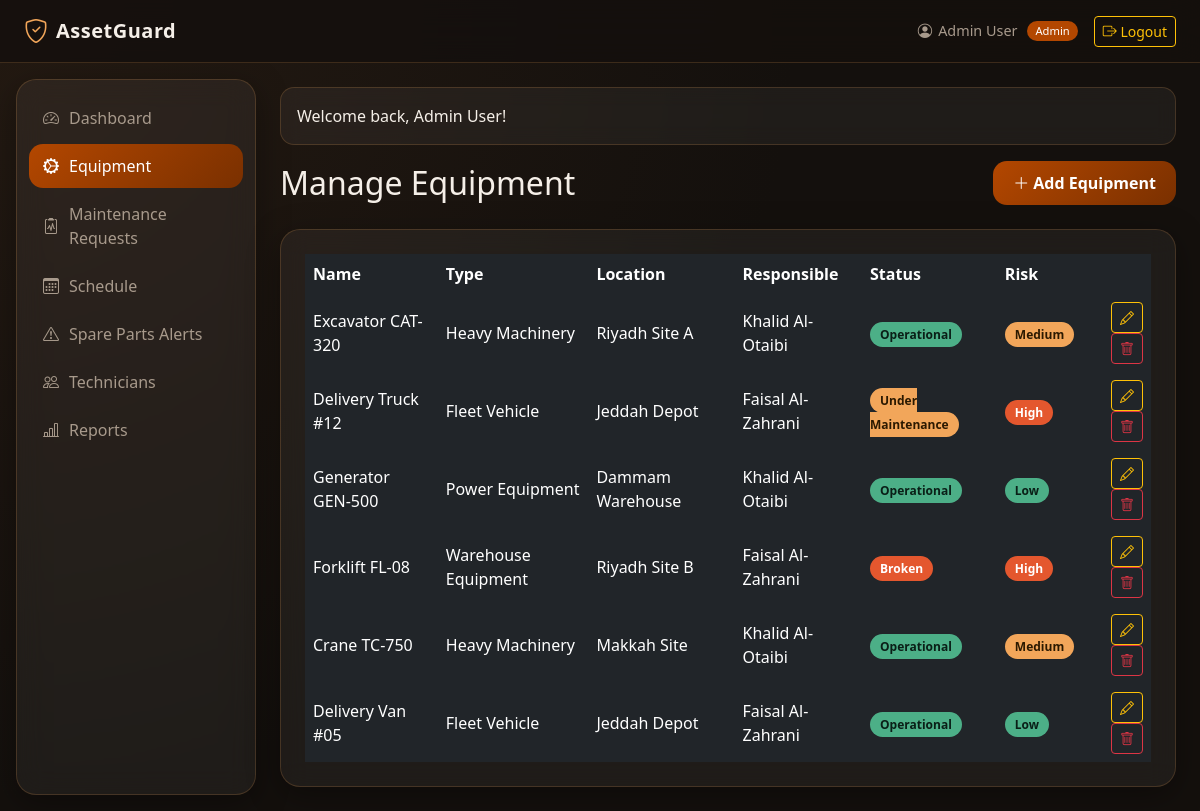
/admin/manage_equipment.php (signed in), run on the app's committed database.
### tables this page shows
CREATE TABLE IF NOT EXISTS equipment (
    id INT AUTO_INCREMENT PRIMARY KEY,
    name VARCHAR(200) NOT NULL,
    type VARCHAR(100),
    location VARCHAR(150),
    status ENUM('Operational', 'Under Maintenance', 'Broken', 'Retired') DEFAULT 'Operational',
    risk_level ENUM('Low', 'Medium', 'High') DEFAULT 'Low',
    responsible_id INT,
    purchase_date DATE,
    created_at TIMESTAMP DEFAULT CURRENT_TIMESTAMP,
    FOREIGN KEY (responsible_id) REFERENCES users(id) ON DELETE SET NULL
);

CREATE TABLE IF NOT EXISTS users (
    id INT AUTO_INCREMENT PRIMARY KEY,
    name VARCHAR(100) NOT NULL,
    email VARCHAR(100) UNIQUE NOT NULL,
    password VARCHAR(255) NOT NULL,
    role ENUM('admin', 'technician') DEFAULT 'technician',
    created_at TIMESTAMP DEFAULT CURRENT_TIMESTAMP
);

### admin/manage_equipment.php (the view, shortened to what this page needs)
<?php
require_once __DIR__ . '/../config/database.php';
require_once __DIR__ . '/../includes/functions.php';
$equipmentList = $pdo->query("
    SELECT e.*, u.name AS responsible_name
    FROM equipment e
    LEFT JOIN users u ON e.responsible_id = u.id
    ORDER BY e.created_at DESC
")->fetchAll();
include __DIR__ . '/../includes/header.php';
?>
<div class="d-flex justify-content-between align-items-center mb-4">
    <h2 class="mb-0">Manage Equipment</h2>
    <button class="btn btn-brand" data-bs-toggle="collapse" data-bs-target="#equipmentForm">
        <i class="bi bi-plus-lg"></i> Add Equipment
    </button>
</div>
<div class="glass-panel p-4">
    <div class="table-responsive">
        <table class="table table-dark table-borderless align-middle mb-0">
            <thead>
                <tr>
                    <th>Name</th>
                    <th>Type</th>
                    <th>Location</th>
                    <th>Responsible</th>
                    <th>Status</th>
                    <th>Risk</th>
                    <th></th>
                </tr>
            </thead>
            <tbody>
                <?php foreach ($equipmentList as $eq): ?>
                <tr>
                    <td><?= htmlspecialchars($eq['name']) ?></td>
                    <td><?= htmlspecialchars($eq['type']) ?></td>
                    <td><?= htmlspecialchars($eq['location']) ?></td>
                    <td><?= htmlspecialchars($eq['responsible_name'] ?? '—') ?></td>
                    <td><span class="<?= getStatusBadge($eq['status']) ?>"><?= $eq['status'] ?></span></td>
                    <td><span class="<?= getRiskLevelBadge($eq['risk_level']) ?>"><?= $eq['risk_level'] ?></span></td>
                    <td class="text-end">
                        <a href="?edit=<?= $eq['id'] ?>" class="btn btn-sm btn-outline-warning"><i class="bi bi-pencil"></i></a>
                        <a href="?delete=<?= $eq['id'] ?>" class="btn btn-sm btn-outline-danger"
                           onclick="return confirm('Delete this equipment?');"><i class="bi bi-trash"></i></a>
                    </td>
                </tr>
                <?php endforeach; ?>
            </tbody>
        </table>
    </div>
</div>
<?php include __DIR__ . '/../includes/footer.php'; ?>

### includes/header.php (shortened to what this page needs)
<?php
$currentUser = getCurrentUser();
?>
<!DOCTYPE html>
<html lang="en" data-bs-theme="dark">
<head>
    <link href="https://cdn.jsdelivr.net/npm/bootstrap@5.3.2/dist/css/bootstrap.min.css" rel="stylesheet">
    <link rel="stylesheet" href="https://cdn.jsdelivr.net/npm/bootstrap-icons@1.11.1/font/bootstrap-icons.css">
    <link rel="stylesheet" href="<?= APP_URL ?>/assets/css/style.css">
</head>
<body>
<nav class="navbar navbar-expand-lg navbar-glass sticky-top">
    <div class="container-fluid px-4">
        <a class="navbar-brand d-flex align-items-center gap-2" href="<?= APP_URL ?>/index.php">
            <i class="bi bi-shield-check brand-icon"></i>
            <span class="brand-text"><?= APP_NAME ?></span>
        </a>
        <?php if ($currentUser): ?>
        <div class="d-flex align-items-center gap-3 ms-auto">
            <span class="user-chip">
                <i class="bi bi-person-circle"></i>
                <?= htmlspecialchars($currentUser['name']) ?>
                <span class="role-tag"><?= htmlspecialchars(ucfirst($currentUser['role'])) ?></span>
            </span>
            <a href="<?= APP_URL ?>/auth/logout.php" class="btn btn-outline-warning btn-sm">
                <i class="bi bi-box-arrow-right"></i> Logout
            </a>
        </div>
        <?php endif; ?>
    </div>
</nav>
<div class="app-layout">
    <?php if ($currentUser): include __DIR__ . '/sidebar.php'; endif; ?>
    <main class="app-content">
        <?php displayFlash(); ?>

### includes/sidebar.php (shortened to what this page needs)
<?php
$currentPage = basename($_SERVER['PHP_SELF']);
?>
<aside class="app-sidebar glass-panel">
    <nav class="nav flex-column gap-1">
        <?php if (isAdmin()): ?>
            <a class="sidebar-link <?= $currentPage === 'dashboard.php' ? 'active' : '' ?>" href="<?= APP_URL ?>/admin/dashboard.php">
                <i class="bi bi-speedometer2"></i> Dashboard
            </a>
            <a class="sidebar-link <?= $currentPage === 'manage_equipment.php' ? 'active' : '' ?>" href="<?= APP_URL ?>/admin/manage_equipment.php">
                <i class="bi bi-gear-wide-connected"></i> Equipment
            </a>
            <a class="sidebar-link <?= $currentPage === 'manage_requests.php' ? 'active' : '' ?>" href="<?= APP_URL ?>/admin/manage_requests.php">
                <i class="bi bi-clipboard2-pulse"></i> Maintenance Requests
            </a>
            <a class="sidebar-link <?= $currentPage === 'manage_schedule.php' ? 'active' : '' ?>" href="<?= APP_URL ?>/admin/manage_schedule.php">
                <i class="bi bi-calendar3"></i> Schedule
            </a>
            <a class="sidebar-link <?= $currentPage === 'spare_parts_alerts.php' ? 'active' : '' ?>" href="<?= APP_URL ?>/admin/spare_parts_alerts.php">
                <i class="bi bi-exclamation-triangle"></i> Spare Parts Alerts
            </a>
            <a class="sidebar-link <?= $currentPage === 'manage_technicians.php' ? 'active' : '' ?>" href="<?= APP_URL ?>/admin/manage_technicians.php">
                <i class="bi bi-people"></i> Technicians
            </a>
            <a class="sidebar-link <?= $currentPage === 'reports.php' ? 'active' : '' ?>" href="<?= APP_URL ?>/admin/reports.php">
                <i class="bi bi-bar-chart-line"></i> Reports
            </a>
        <?php endif; ?>
    </nav>
</aside>

### includes/functions.php (shortened to what this page needs)
<?php
function isLoggedIn(): bool {
    return isset($_SESSION['user_id']);
}
function getCurrentUser(): ?array {
    return [
        'id'   => $_SESSION['user_id'],
        'name' => $_SESSION['user_name'],
        'role' => $_SESSION['user_role'],
    ];
}
function isAdmin(): bool {
    return isLoggedIn() && $_SESSION['user_role'] === 'admin';
}
function getFlash(): ?array {
    $flash = $_SESSION['flash'];
    return $flash;
}
function displayFlash(): void {
    $flash = getFlash();
    if ($flash) {
        echo '<div class="alert alert-' . htmlspecialchars($flash['type']) . ' glass-alert" role="alert">'
            . htmlspecialchars($flash['message']) . '</div>';
    }
}
function getStatusBadge(string $status): string {
    $map = [
        'Operational'      => 'badge-status-good',
        'Under Maintenance' => 'badge-status-warning',
        'Broken'           => 'badge-status-danger',
        'Retired'          => 'badge-status-muted',
        'Open'             => 'badge-status-warning',
        'In Progress'      => 'badge-status-info',
        'Completed'        => 'badge-status-good',
    ];
    return $map[$status] ?? 'badge-status-muted';
}
function getRiskLevelBadge(string $level): string {
    $map = [
        'High'   => 'badge-risk-high',
        'Medium' => 'badge-risk-medium',
        'Low'    => 'badge-risk-low',
    ];
    return $map[$level] ?? 'badge-risk-low';
}

### includes/footer.php (shortened to what this page needs)
    </main>
</div>
</body>
</html>

### assets/style.css (style rules this page uses)
:root { --color-primary: #B34700; --color-primary-dark: #7A3000; --color-accent: #F2A65A; --color-accent-light: #FFD9A8; --color-bg: #14100D; --color-bg-elevated: #1E1712; --color-glass: rgba(255, 255, 255, 0.05); --color-glass-border: rgba(242, 166, 90, 0.18); --color-text: #F5EFE8; --color-text-muted: #A89A8C; --status-good: #4CAF87; --status-warning: #F2A65A; --status-danger: #E4572E; --status-info: #5AA9E6; --status-muted: #6B7280; --radius-md: 14px; --radius-lg: 20px; --transition-fast: 180ms ease; --transition-smooth: 320ms cubic-bezier(0.4, 0, 0.2, 1); }
* { box-sizing: border-box; }
body { background: radial-gradient(circle at top left, #241A12 0%, var(--color-bg) 55%); color: var(--color-text); font-family: 'Segoe UI', system-ui, -apple-system, sans-serif; min-height: 100vh; }
.glass-panel { background: var(--color-glass); border: 1px solid var(--color-glass-border); border-radius: var(--radius-lg); backdrop-filter: blur(14px); -webkit-backdrop-filter: blur(14px); box-shadow: 0 8px 32px rgba(0, 0, 0, 0.35); transition: transform var(--transition-smooth), box-shadow var(--transition-smooth); }
.glass-alert { background: var(--color-glass); border: 1px solid var(--color-glass-border); border-radius: var(--radius-md); color: var(--color-text); backdrop-filter: blur(10px); }
.navbar-glass { background: rgba(20, 16, 13, 0.85); border-bottom: 1px solid var(--color-glass-border); backdrop-filter: blur(16px); -webkit-backdrop-filter: blur(16px); }
.brand-icon { color: var(--color-accent); font-size: 1.5rem; animation: pulse-glow 3s ease-in-out infinite; }
.brand-text { color: var(--color-text); font-weight: 700; letter-spacing: 0.5px; }
.user-chip { display: flex; align-items: center; gap: 6px; color: var(--color-text-muted); font-size: 0.9rem; }
.role-tag { background: var(--color-primary); color: #fff; font-size: 0.7rem; padding: 2px 8px; border-radius: 999px; margin-left: 4px; }
.app-layout { display: flex; min-height: calc(100vh - 64px); }
.app-sidebar { width: 240px; flex-shrink: 0; margin: 16px 0 16px 16px; padding: 16px 12px; }
.app-content { flex: 1; padding: 24px; }
.sidebar-link { display: flex; align-items: center; gap: 10px; padding: 10px 14px; border-radius: var(--radius-md); color: var(--color-text-muted); text-decoration: none; transition: background var(--transition-fast), color var(--transition-fast), transform var(--transition-fast); }
.sidebar-link.active { background: linear-gradient(135deg, var(--color-primary), var(--color-primary-dark)); color: #fff; }
.btn-brand { background: linear-gradient(135deg, var(--color-primary), var(--color-primary-dark)); color: #fff; border: none; border-radius: var(--radius-md); padding: 10px 20px; font-weight: 600; transition: transform var(--transition-fast), box-shadow var(--transition-fast); }
.badge-status-good { background: var(--status-good); color: #0A1F17; }
.badge-status-warning { background: var(--status-warning); color: #2B1900; }
.badge-status-danger { background: var(--status-danger); color: #fff; }
.badge-risk-high { background: var(--status-danger); color: #fff; }
.badge-risk-medium { background: var(--status-warning); color: #2B1900; }
.badge-risk-low { background: var(--status-good); color: #0A1F17; }
[class^="badge-"] { padding: 4px 10px; border-radius: 999px; font-size: 0.75rem; font-weight: 600; }
.app-content { animation: fade-in var(--transition-smooth); }

### data on the page
equipment: name "Excavator CAT-320", type "Heavy Machinery", location "Riyadh Site A", responsible.name "Khalid Al-Otaibi", status "Operational", risk_level "Medium"
equipment: name "Delivery Truck #12", type "Fleet Vehicle", location "Jeddah Depot", responsible.name "Faisal Al-Zahrani", status "Under Maintenance", risk_level "High"
equipment: name "Generator GEN-500", type "Power Equipment", location "Dammam Warehouse", responsible.name "Khalid Al-Otaibi", status "Operational", risk_level "Low"
equipment: name "Forklift FL-08", type "Warehouse Equipment", location "Riyadh Site B", responsible.name "Faisal Al-Zahrani", status "Broken", risk_level "High"
equipment: name "Crane TC-750", type "Heavy Machinery", location "Makkah Site", responsible.name "Khalid Al-Otaibi", status "Operational", risk_level "Medium"
equipment: name "Delivery Van #05", type "Fleet Vehicle", location "Jeddah Depot", responsible.name "Faisal Al-Zahrani", status "Operational", risk_level "Low"

### other printed values
APP_NAME "AssetGuard"
$currentUser['name'] "Admin User"
$currentUser['role'] "Admin"
$flash['message'] "Welcome back, Admin User!"
